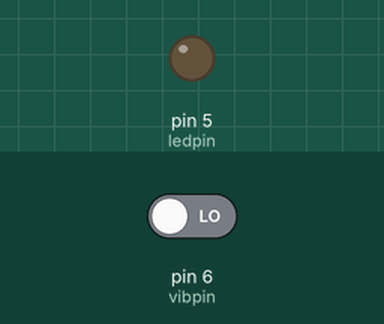
Bench run of a sketch on a simulated Arduino Uno, built with avr-gcc and run on an emulated ATmega328P. Shown: output pins drawn as LEDs (lit = HIGH). The test bench sets the inputs (shaded band); at power-on: pin 6 (vibpin) LOW.

Above: at 1.2 s.
1.3 s: pin 6 (vibpin) driven HIGH
At 2.3 s:
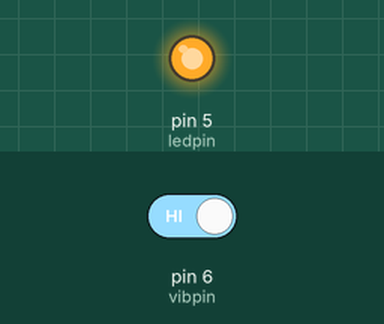
2.8 s: pin 6 (vibpin) driven LOW
At 3.5 s:
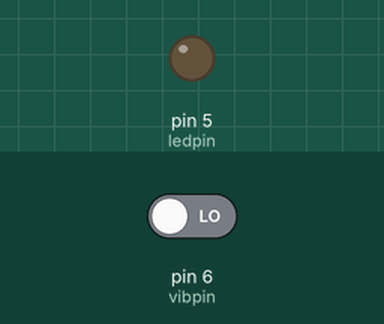
Timing chart, 0 to 5.8 s (numbered marks = the images above; inputs shaded):
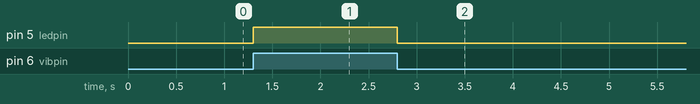

The sketch:

VIBSENSER.ino
```cpp
int ledpin=5;
int vibpin=6;
int buzzerpin=4;
float vibstate=0;
void setup() {
  pinMode(ledpin,OUTPUT);
  pinMode(vibpin,INPUT);

}

void loop() {
  vibstate=digitalRead(vibpin);
  if (vibstate==HIGH)
  {
    digitalWrite(ledpin,HIGH);
    digitalWrite(buzzerpin,HIGH);

  }
  else{
    digitalWrite(ledpin,LOW);
    digitalWrite(buzzerpin,LOW);
  }

}
```

Measured:
- after the input at 1.3 s, pin 5 (ledpin): LOW → HIGH at once
- after the input at 2.8 s, pin 5 (ledpin): HIGH → LOW at once
